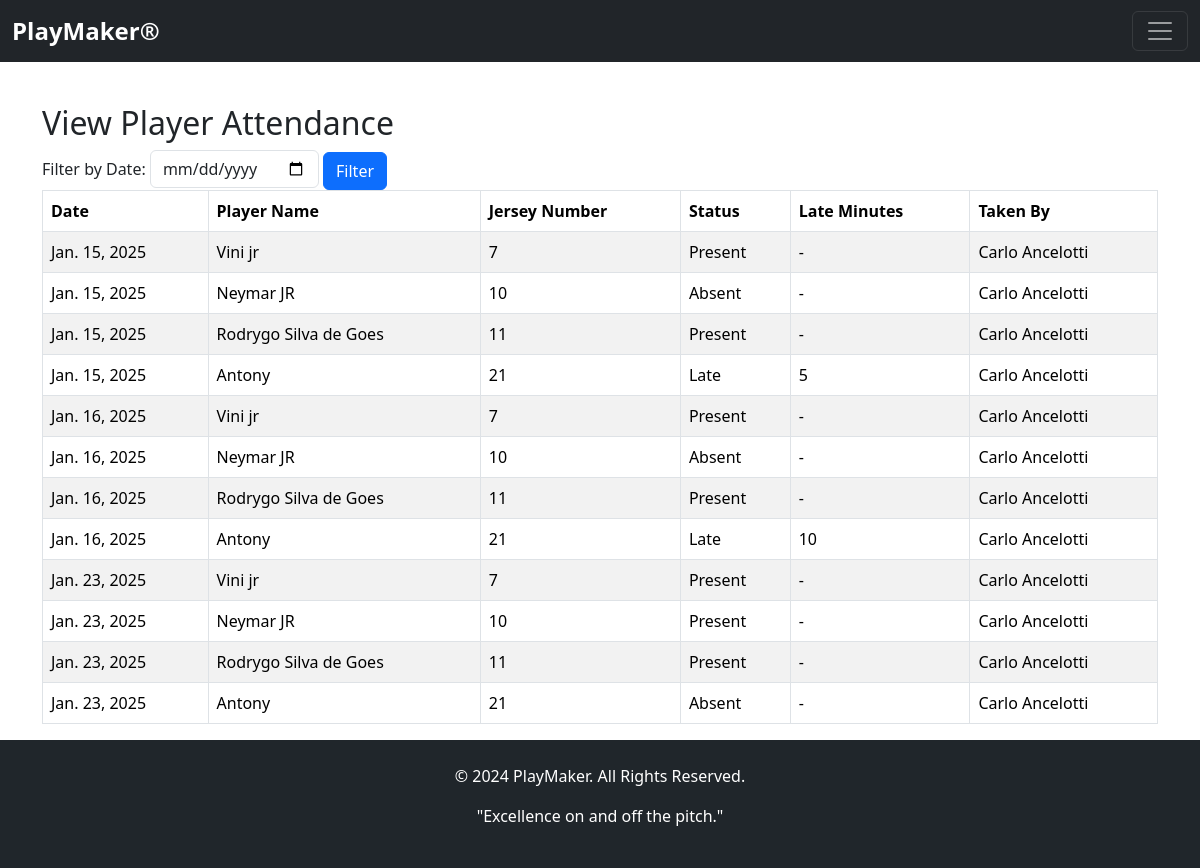
/view_player_attendance/ (signed in), run on the app's committed database.
### app01/models.py (models this page shows, shortened)
class Attendance(models.Model):
    player_dtls = models.ForeignKey(player, on_delete=models.CASCADE, related_name='attendance_records')
    date = models.DateField(auto_now_add=True)
    status = models.CharField(max_length=10, default='Present')
    late_minutes = models.PositiveIntegerField(null=True, blank=True)  # Optional field for late minutes
    taken_by = models.ForeignKey(staff, on_delete=models.SET_NULL, null=True, related_name='attendances_taken')

class player(models.Model):
    full_name=models.CharField(max_length=200)
    profile_photo=models.ImageField(upload_to='plyrprof')
    contact=models.CharField(max_length=200)
    gender=models.CharField(max_length=200)
    dob=models.CharField(max_length=200)
    email=models.CharField(max_length=200)
    guardian_name=models.CharField(max_length=200)
    address=models.CharField(max_length=200)
    jersey_number=models.CharField(max_length=200)
    position=models.CharField(max_length=200)
    password=models.CharField(max_length=200)

class staff(models.Model):
    full_name=models.CharField(max_length=200)
    profile_photo=models.ImageField(upload_to='plyrprof')
    contact=models.CharField(max_length=200)
    gender=models.CharField(max_length=200)
    dob=models.CharField(max_length=200)
    email=models.CharField(max_length=200)
    address=models.CharField(max_length=200)
    department=models.CharField(max_length=200)
    role=models.CharField(max_length=200)
    qualification=models.CharField(max_length=200)
    password=models.CharField(max_length=200)

### app01/views.py (the view)
# urls.py: path('view_player_attendance/', views.view_player_attendance, name='view_player_attendance'),
def view_player_attendance(request):
    if request.method == "GET":
        filter_date = request.GET.get('filter_date')
        if filter_date:
            attendance_records  = Attendance.objects.filter(date=filter_date).select_related('player_dtls')
        else:
            attendance_records = Attendance.objects.all().select_related('player_dtls')
        context = {
            'attendance_records': attendance_records,
            'filter_date': filter_date,
        }
        return render(request, 'view_player_attendance.html', context)

### templates/view_player_attendance.html (shortened to what this page needs)
{% extends 'base.html' %}
{% load static %}
{% block content %}
<div class="container mt-5">
    <h2>View Player Attendance</h2>
    <form method="GET" class="mb-4">
        <label for="filter_date">Filter by Date:</label>
        <input type="date" id="filter_date" name="filter_date" class="form-control d-inline-block w-auto" value="{{ filter_date }}">
        <button type="submit" class="btn btn-primary">Filter</button>
    </form>
    <table class="table table-bordered table-striped">
        <thead>
            <tr>
                <th>Date</th>
                <th>Player Name</th>
                <th>Jersey Number</th>
                <th>Status</th>
                <th>Late Minutes</th>
                <th>Taken By</th>
            </tr>
        </thead>
        <tbody>
            {% for record in attendance_records %}
            <tr>
                <td>{{ record.date }}</td>
                <td>{{ record.player_dtls.full_name }}</td>
                <td>{{ record.player_dtls.jersey_number }}</td>
                <td>{{ record.status }}</td>
                <td>{{ record.late_minutes|default:"-" }}</td>
                <td>{{ record.taken_by.full_name }}</td>
            </tr>
            {% empty %}
            <tr>
                <td colspan="6" class="text-center">No attendance records found for this date.</td>
            </tr>
            {% endfor %}
        </tbody>
    </table>
</div>
{% endblock %}

### templates/base.html (style rules this page uses)
html, body { height: 100%; margin: 0; padding: 0; display: flex; flex-direction: column; }

### data on the page
Attendance: date "Jan. 15, 2025", player_dtls.full_name "Vini jr", player_dtls.jersey_number "7", status "Present", late_minutes "-", taken_by.full_name "Carlo Ancelotti"
Attendance: date "Jan. 15, 2025", player_dtls.full_name "Neymar JR", player_dtls.jersey_number "10", status "Absent", late_minutes "-", taken_by.full_name "Carlo Ancelotti"
Attendance: date "Jan. 15, 2025", player_dtls.full_name "Rodrygo Silva de Goes", player_dtls.jersey_number "11", status "Present", late_minutes "-", taken_by.full_name "Carlo Ancelotti"
Attendance: date "Jan. 15, 2025", player_dtls.full_name "Antony", player_dtls.jersey_number "21", status "Late", late_minutes "5", taken_by.full_name "Carlo Ancelotti"
Attendance: date "Jan. 16, 2025", player_dtls.full_name "Vini jr", player_dtls.jersey_number "7", status "Present", late_minutes "-", taken_by.full_name "Carlo Ancelotti"
Attendance: date "Jan. 16, 2025", player_dtls.full_name "Neymar JR", player_dtls.jersey_number "10", status "Absent", late_minutes "-", taken_by.full_name "Carlo Ancelotti"
Attendance: date "Jan. 16, 2025", player_dtls.full_name "Rodrygo Silva de Goes", player_dtls.jersey_number "11", status "Present", late_minutes "-", taken_by.full_name "Carlo Ancelotti"
Attendance: date "Jan. 16, 2025", player_dtls.full_name "Antony", player_dtls.jersey_number "21", status "Late", late_minutes "10", taken_by.full_name "Carlo Ancelotti"
Attendance: date "Jan. 23, 2025", player_dtls.full_name "Vini jr", player_dtls.jersey_number "7", status "Present", late_minutes "-", taken_by.full_name "Carlo Ancelotti"
Attendance: date "Jan. 23, 2025", player_dtls.full_name "Neymar JR", player_dtls.jersey_number "10", status "Present", late_minutes "-", taken_by.full_name "Carlo Ancelotti"
Attendance: date "Jan. 23, 2025", player_dtls.full_name "Rodrygo Silva de Goes", player_dtls.jersey_number "11", status "Present", late_minutes "-", taken_by.full_name "Carlo Ancelotti"
Attendance: date "Jan. 23, 2025", player_dtls.full_name "Antony", player_dtls.jersey_number "21", status "Absent", late_minutes "-", taken_by.full_name "Carlo Ancelotti"
